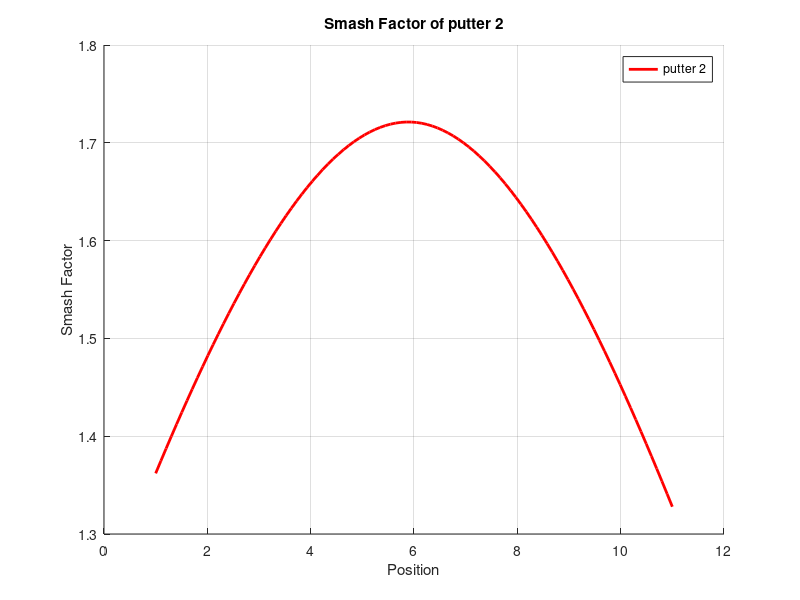

This figure's MATLAB source:
heel =  939.1761 / 665.45;
midheel =  1054.1 / 651.64;
middle =  1099.8 / 653.758;
midtoe =  1074.2 / 650.06;
toe =  991 / 662.89;

heel1 =  1092.3 / 801.97;
midheel1 =  1243.8 / 766.09;
middle1 =  1351.9 / 785.51;
midtoe1 =  1258.8 / 785.09;
toe1 =  1055.45 / 794.83;

putter1 = [heel midheel middle midtoe toe];
putter2 = [heel1 midheel1 middle1 midtoe1 toe1];
x = linspace(1, 11, 5);

% Generate finer x values for smooth plot
xq = linspace(1, 11, 100);

% Interpolate using spline method
putter1_smooth = interp1(x, putter1, xq, 'spline');
putter2_smooth = interp1(x, putter2, xq, 'spline');

% Plot
figure
hold on
%plot(xq, putter1_smooth, 'b-', 'LineWidth', 2)
plot(xq, putter2_smooth, 'r-', 'LineWidth', 2)
legend('putter 2')
title('Smash Factor of putter 2')
xlabel('Position')
ylabel('Smash Factor')
grid on
